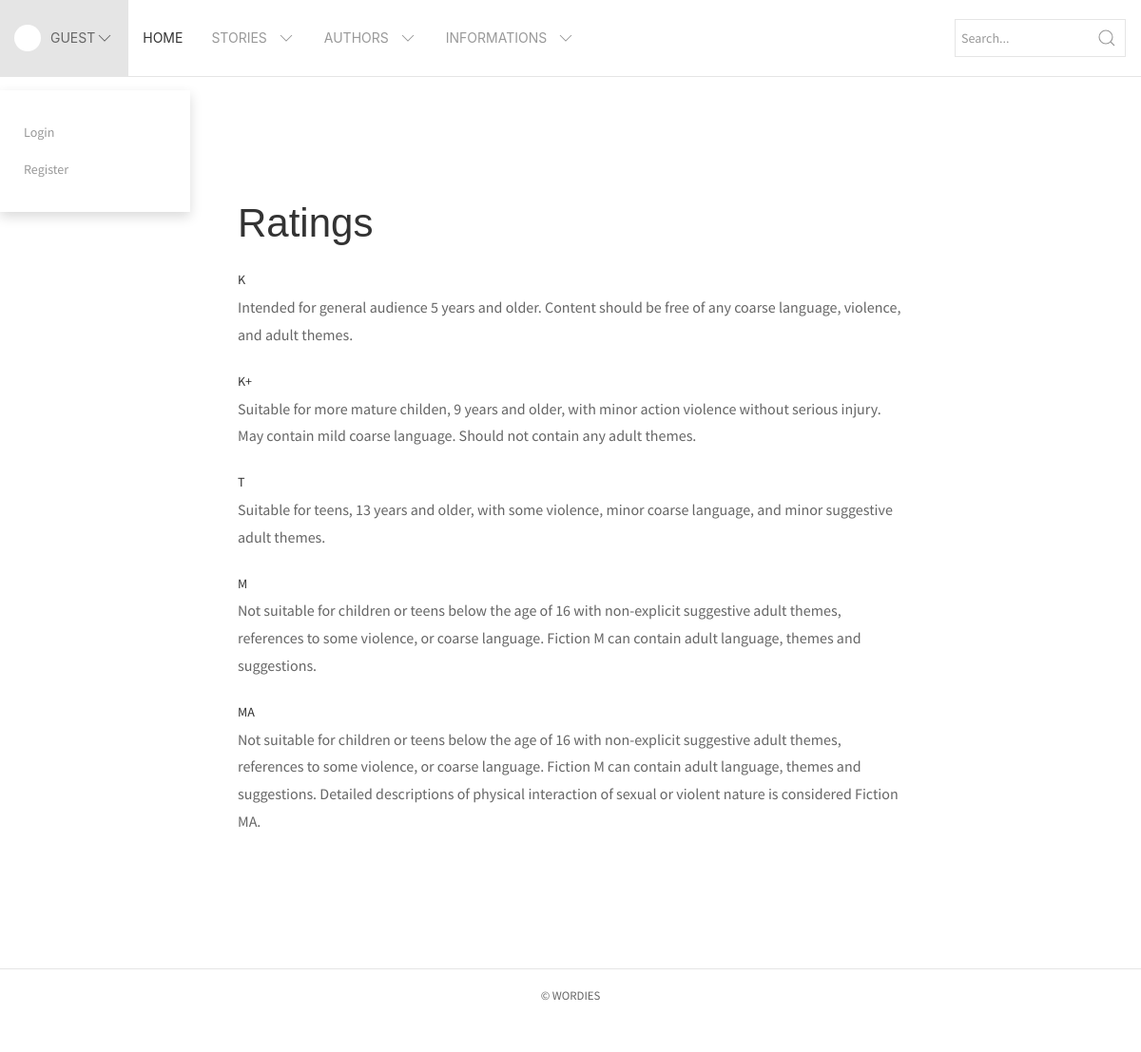
The app's page /index.php/master/ratings with its own data.
### tables this page shows
CREATE TABLE IF NOT EXISTS `ratings` (
  `rating_id` int(11) NOT NULL,
  `rating_name` varchar(100) NOT NULL,
  `rating_explanation` text
);

### application/core/MY_Controller.php (called while the page is built, shortened)
<?php
class MY_Controller extends CI_Controller {
    protected $data = array();
    function __construct()
    {
      $this->load->model('Basic_model');
      $this->data['logged_in'] = $this->ion_auth->logged_in();
      $this->data['username'] = "Guest";
      $this->data['user_id'] =null;
      $this->data['img'] = null;
      $this->data['genres'] = $this->Basic_model->simple_select('genres');
      $this->data['types'] = $this->Basic_model->simple_select('categories');
      $this->data['ratings'] = $this->Basic_model->simple_select('ratings');
      $this->data['languages'] = $this->Basic_model->simple_select('languages');
      $this->data['message'] = null;
      $this->data['title'] = "Wordies";
      $this->data['explanation'] = "Manage and publish your stories online.";
      $this->data['image'] = "";
    }
    protected function render($the_view = NULL, $template = 'basic', $folder = '')
    {
      if(is_null($template))
      {
        $this->load->view($the_view, $this->data);
      }
      else
      {
          $this->data['the_view'] = $the_view;
          $this->data['folder'] = $folder;
          $this->data['the_view_content'] = (is_null($the_view)) ? '' : $this->load->view($folder.'/'.$the_view, $this->data, TRUE);
          $this->load->view('templates/'.$template.'_template', $this->data);
      }
  }
}

### application/controllers/Master.php (called while the page is built, shortened)
<?php if ( ! defined('BASEPATH')) exit('No direct script access allowed');
class Master extends MY_Controller {
	public function ratings() {
		$this->data['ratings'] = $this->Basic_model->simple_select('ratings');
		$this->render('ratings','basic', 'masters');
	}
}

### index.php (called while the page is built, shortened)
<?php
require_once BASEPATH.'core/CodeIgniter.php';

### application/models/Basic_model.php (called while the page is built, shortened)
<?php  if ( ! defined('BASEPATH')) exit('No direct script access allowed');
class Basic_model extends CI_Model
{
	public function simple_select($table, $where = null, $select = '*', $limit = null, $start = 0, $order_by = null) {
		$this->db->select($select);
		$this->db->from($table);
		$query = $this->db->get();
		return $query->result();
	}
}

### application/views/masters/ratings.php (the view)
 <div class="uk-container uk-container-small uk-margin-xlarge">
<h1 class="uk-margin-large-top">Ratings</h1>
<dl class="uk-description-list">
<?php foreach ($ratings as $rating) {
	?>
    <dt><?= $rating->rating_name; ?></dt>
    <dd><?= $rating->rating_explanation; ?></dd>
<?php
}
?>
</dl>
</div>

### assets/css/app.css (style rules this page uses)
html, body { background: #fff; font-family: 'Source Sans Pro', sans-serif; line-height: 1.8em; min-height: 100vh; }
h1, h2, h3, h4, h5, h6 { font-family: 'Crimson Text', sans-serif; }

### records on screen
ratings: rating_name "K", rating_explanation "Intended for general audience 5 years and older. Content should be free of any coarse language, violence, and adult themes."
ratings: rating_name "K+", rating_explanation "Suitable for more mature childen, 9 years and older, with minor action violence without serious injury. May contain mild coarse language. Should not contain any adult themes."
ratings: rating_name "T", rating_explanation "Suitable for teens, 13 years and older, with some violence, minor coarse language, and minor suggestive adult themes."
ratings: rating_name "M", rating_explanation "Not suitable for children or teens below the age of 16 with non-explicit suggestive adult themes, references to some violence, or coarse language. Fiction M can contain adult language, themes and suggestions."
ratings: rating_name "MA", rating_explanation "Not suitable for children or teens below the age of 16 with non-explicit suggestive adult themes, references to some violence, or coarse language. Fiction M can contain adult language, themes and suggestions. Detailed descriptions of physical interaction of sexual or violent nature is considered Fiction MA."

### other values on screen
$username "GUEST"
